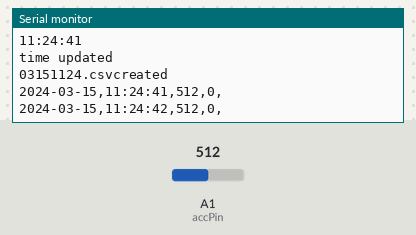
This sketch was run on a simulated Arduino MKR. Parts: the last lines printed to the serial monitor. Wiring (inferred from the names in the program): DS3231 clock at I2C address 0x68. The test bench sets the inputs (shaded band); at power-on: A1 (accPin) = 512. WiFi joins after 1.5 s; servers stay silent unless stated; the local clock reads 2024-03-15 10:24:30 at power-on unless the sketch sets it; storage starts empty.

Above: at 14.7 s.
14.8 s: A1 (accPin) set to 108
At 16.1 s:
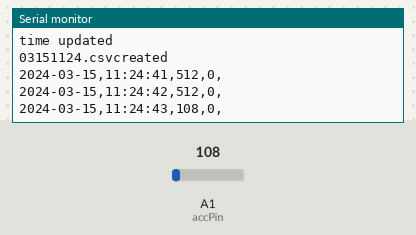
16.3 s: A1 (accPin) set to 96
At 18.1 s:
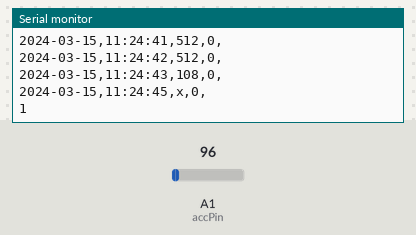
Timing chart, 0 to 19.6 s (numbered marks = the images above; inputs shaded):
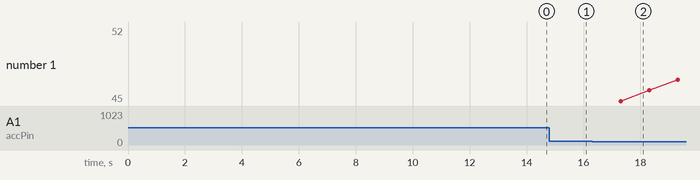

Measured:
- the behaviour switches between 101 and 100 on A1 (accPin) (found by bisection; images 1 and 2)
- after the input at 14.8 s, the serial monitor: prints a new line after 0.75 s (image 1)
- after the input at 16.3 s, the serial monitor: prints a new line after 1.0 s (image 2)

The sketch:

Data_Collector_Arduino.ino
```cpp
// This is the final code for the Arduino MKR 1010 Wifi. It collects data and sends data by connecting to a WPA2 personal Wifi network.

///////////////////WIFI and IOT CLOUD////////////////////
//This part sets up the libraries and variables for Wifi connection and Https requests
#include <WiFiNINA.h> // Necessary library
#include <WiFiUdp.h> // Necessary library
#include "arduino_secrets.h" // Contains password
char server[] = "script.google.com";
char ssid[] = SECRET_SSID;
char pass[] = SECRET_PASS;
int status = WL_IDLE_STATUS;
WiFiSSLClient client;
String CPRdata = "";
///////////////////WIFI and IOT CLOUD////////////////////

///////////////////////////RTC///////////////////////////
//This part sets up the libraries and variables for the DS3231 RTC module
#include <Wire.h>
#include <RTCZero.h>
RTCZero rtc;
#define DS3231_I2C_ADDRESS 0x68
String yearString;
String monString;
String dayString;
String hourString;
String minString;
String secString;
String dateString;
String timeString;
String dataString;
byte decToBcd(byte val) {
  return ( (val / 10 * 16) + (val % 10) );
}
byte bcdToDec(byte val) {
  return ( (val / 16 * 10) + (val % 16) );
}
///////////////////////////RTC///////////////////////////

///////////////////////////SD////////////////////////////
//This part sets up the libraries and variables for the micro SD card module
#include <SPI.h>
#include <SD.h>
String filename = "CPR_Data.csv";
String title = "Date,Timestamp,Acceleration,Rate";
String sheetname;
int SDPin = 7; // CS (chip selected) Pin to digital pin 7
int i;
int p;
int vol;
bool waited = false;
bool uploaded = true;
//bool recorded = false;
bool filenamed = false;
bool marked = false;
File sensorData;
File sdfile;
///////////////////////////SD////////////////////////////

//////////////////////////ACC////////////////////////////
//This part sets up the libraries and variables for calculate the chest compresion rate based on the ACC readings from CorPatch
int accPin = A1; // ACC pin to Analog pin 1
int acc;
int maxval;
int compressionRate;
int maxThreshold = 910; // ACC readings that are higher than this threshold count as a valid compression
int minThreshold = 875; // ACC readings that are lower than this threshold count as no compression
int pinThreshold = 100; // If ACC reading is higher than this threshold, it means CorPatch is plugged in
unsigned long t;
unsigned long t1;
unsigned long t2;
unsigned long before;
unsigned long bef;
const long interval = 400; // Chest compression rate is calculated every 400ms
const long interval2 = 2000; // If longer than 2000ms,
//////////////////////////ACC////////////////////////////

////////////////////SETUP FUNCTION///////////////////////
// This setup function only run once at the beginning when the device is turned on
void setup() {
  Wire.begin();
  Serial.begin(115200);
  SD.begin(SDPin);
  while (status != WL_CONNECTED) { // This is a while loop function, which means it only stops until the condition is not true or a 'break' is called during the loop. Here if Wifi is not conected, the function loops until Wifi is connected or 'break' is called
    Serial.print("Connecting to wifi...");
    Serial.println(ssid);
    status = WiFi.begin(ssid, pass); // Connect to Wifi with SSID and password
    delay(10000);
  }
  Serial.println("Connected");
  updatetime();
}
////////////////////SETUP FUNCTION///////////////////////

/////////////////////LOOP FUNCTION///////////////////////
// This loop function is looped as long as the device is turned on after executing the setup function
void loop() {
  if (analogRead(accPin) > pinThreshold) { // If the ACC value is higher than pinThreshold (100), it means that the CorPatch is plugged in
    acceleration(); // Calculate compression rate
    currtime(); // Get current time
    unsigned long present = millis();
    if ((present - before) > 999) { //called every 1000ms
      savedata(); // Create a new csv file, save the current time (date, time), ACC value, compression rate value to this file in the micro SD card
      before = present; // refresh timer
    }
    uploaded = false; // This file is not uploaded to Google sheet yet
    marked = false; // This saved csv file is not marked as 'END' yet
    waited = false;
  }

  else if ((analogRead(accPin) <= pinThreshold) and uploaded == false and waited == false) { //If ACC value is lower than pinThreshold (100), it means CorPatch is unplugged, and if the data is not uploaded yet, upload the data here
    i = 0;
    before = millis();
    while (i < 600) {
      if ((millis() - before) > 1000) {
        before = millis();
        i++;
        currtime();
        dataString = dateString + "," + timeString + "," + "x" + "," + "0" + ","; // Combine the whole data into one string with commas in between
        sensorData = SD.open(sheetname, FILE_WRITE); // Save the data to the file that is used to upload to Google sheets
        if (sensorData) {
          if (p < 99) { // Write the 100 lines of the dataString in one row inside the csv file, so they can be uploaded in batch later
            sensorData.print(dataString);
            p++;
          }
          else {
            sensorData.println(dataString);
            p = 0;
          }
          sensorData.close();
          Serial.println(dataString);
          Serial.println(filenamed);
        }
        else {
          Serial.println("fail to write");
        }
      }
      if (analogRead(accPin) > pinThreshold) { // If the CorPatch is plugged in again, break this loop
        break;
      }
    }
    waited = true;
    filenamed = true;
  }

  else if ((analogRead(accPin) <= pinThreshold) and uploaded == false and waited == true) {
    markend(); // Mark an 'END' string at the end of the just saved csv file
    while (status != WL_CONNECTED) { // This is a while loop function, which means it only stops until the condition is not true or a 'break' is called during the loop. Here if Wifi is not conected, the function loops until Wifi is connected or 'break' is called
      Serial.println("Connecting to wifi...");
      status = WiFi.begin(ssid, pass); // Connect to Wifi with SSID and password
      if (analogRead(accPin) > pinThreshold) { // If the CorPatch is plugged in again, break this loop
        break;
      }
      if (uploaded == true) { // If data is uploaded, break this loop
        break;
      }
    }
    Serial.println("Connected to wifi");
    readdata(); // send data to Google sheets
    updatetime();
    p = 0;
    filenamed = false;// The new file for next case is not created yet
    waited = false;
    marked = false;
  }

  else { //After uploading the data of this case, the device goes to standby mode, which does nothing until the CorPatch is plugged in again
    filenamed = false; // The new file for the next case is not created yet
    marked = false; // The new file for the next case is not marked as 'END' yet
    //Serial.println(filenamed);
  }
}
/////////////////////LOOP FUNCTION///////////////////////

/////////////////////ACCELERATION////////////////////////
//This function is is called to get current ACC value and calculate compression rate every 400ms
void acceleration() {
  acc = analogRead(accPin); // Get ACC raw value
  if (millis() - t > interval) { // Do this every 400ms
    if (acc >= maxval) { // If the ACC value is increasing
      maxval = acc; // Max ACC value is the new reading
    } else { // If the ACC value starts to decrease, which means the last maxval is the peak during this period
      if (maxval > maxThreshold) { // If the peak ACC value is bigger than maxThreshold (910)
        compressionRate = 60000 / (millis() - t); // Calculate the compression rate by dividing 60000ms by the interval between current and last time the peak value occurs
        maxval = 0; // maxval set back to 0
        t = millis(); // current time is recorded to t
      }
    }
  }
  if (millis() - t > interval2 && acc < minThreshold) { // If ACC value is smaller than minThreshold (875) for more than 2 seconds
    compressionRate = 0; // Compression rate is set as 0
  }
}
/////////////////////ACCELERATION////////////////////////

////////////////SAVE DATA TO SD CARD/////////////////////
// This function is called to save the current data to a newly created csv file in the micro SD card
void savedata() {
  if (filenamed == false) { // If a new file is not created yet for the new rescue case
    sheetname = monString + dayString + hourString + minString + ".csv"; // Create a new file by namin it with current time, this file is used to upload data to Google sheets later
    filenamed = true; // File is created for the rescue case
    Serial.println(sheetname + "created");
    sdfile = SD.open(filename, FILE_WRITE); // Open the newly created file
    if (sdfile) {
      sdfile.println(title); // Write the file title "Date,Timestamp,Acceleration,Rate" in the first row of the csv file, so here 4 columns with these 4 titles are created inside the csv file
      sdfile.close();
    }
    else {
      Serial.println("fail to write");
    }
  }
  dataString = dateString + "," + timeString + "," + String(acc) + "," + String(compressionRate) + ","; // Combine the whole data into one string with commas in between
  sensorData = SD.open(sheetname, FILE_WRITE); // Save the data to the file that is used to upload to Google sheets
  if (sensorData) {
    if (p < 99) { // Write the 100 lines of the dataString in one row inside the csv file, so they can be uploaded in batch later
      sensorData.print(dataString);
      p++;
    }
    else {
      sensorData.println(dataString);
      p = 0;
    }
    sensorData.close();
  }
  else {
    Serial.println("fail to write");
  }

  sdfile = SD.open(filename, FILE_WRITE); // Open the backup CPRData.csv file,, which contains all the historic data
  if (sdfile) {
    sdfile.println(vol);
    sdfile.println(dataString); // Write the new data into the file
    sdfile.close();
  }
  else {
    Serial.println("fail to write");
  }
  Serial.println(dataString);
}
////////////////SAVE DATA TO SD CARD/////////////////////

//////////////////MARK FILE AS END///////////////////////
//This function is used to mark an "END" string at the end of an unuploaded file, so the Arduino knows when to stop upload data
void markend() {
  if (marked == false) { // If the file is not marked
    sensorData = SD.open(sheetname, FILE_WRITE); // Open the upload file
    if (sensorData) {
      sensorData.println("\nEND\n"); // Add "END" at then end of the file
      sensorData.close();
    }
    else {
      Serial.println("fail to mark end");
    }
    sdfile = SD.open(filename, FILE_WRITE); // Open the backup CPRData.csv file
    if (sdfile) {
      sdfile.println("\nEND\n"); // Add "END" at then end of the file
      sdfile.close();
    }
    else {
      Serial.println("fail to write");
    }
    marked = true; // The file is marked
  }
}
//////////////////MARK FILE AS END///////////////////////

/////////////UPLOAD DATA TO GOOGLE SHEETS////////////////
//This function uplaods the saved csv file to the google sheets
void readdata() {
  sensorData = SD.open(sheetname); // Open the upload file
  if (sensorData) {
    while (sensorData.available()) { // During upload, this while loop only stops is the SD card module is not communicating or a break is called
      CPRdata = sensorData.readStringUntil('\n'); // Read the first line and assign it to CPRdata string, which contains 100 lines of the dataString (100s of data)
      Serial.println(CPRdata);
      if (client.connectSSL(server, 443)) {
        Serial.println("connected to server");
        client.println("GET https://script.google.com/macros/s/AKfycbxDM06hdTlMFUWGLjKmGLiaKIRJxn9GqSkoV0SwFIw6q1LOwCI/exec?CPRdata=" + CPRdata); // Attach the CPRdata string at the end of this Https address to upload data to Google sheets
        client.println("Host: script.google.com");
        client.println("Connection: close");
        client.println();
      }
      if (CPRdata == "END") { // If the CPRdata is assigned as "END", which means this is the end of the file
        uploaded = true; // Mark the file as uploaded
        break; // Get out of the while loop
      }
    }
  } else Serial.println("fail");
}
/////////////UPLOAD DATA TO GOOGLE SHEETS////////////////

///////////////////GET CURRENT TIME//////////////////////
// This function gets the current time from the DS3231 module
void readDS3231time(byte * second, byte * minute, byte * hour, byte * dayOfWeek, byte * dayOfMonth, byte * month, byte * year)
{
  Wire.beginTransmission(DS3231_I2C_ADDRESS);
  Wire.write(0); // set DS3231 register pointer to 00h
  Wire.endTransmission();
  Wire.requestFrom(DS3231_I2C_ADDRESS, 7);
  // request seven bytes of data from DS3231 starting from register 00h
  *second = bcdToDec(Wire.read() & 0x7f);
  *minute = bcdToDec(Wire.read());
  *hour = bcdToDec(Wire.read() & 0x3f);
  *dayOfWeek = bcdToDec(Wire.read());
  *dayOfMonth = bcdToDec(Wire.read());
  *month = bcdToDec(Wire.read());
  *year = bcdToDec(Wire.read());

  if (*month < 10) { // Following codes format the corresponding time unit into 2 digits
    monString = "0" + String(*month, DEC);
  } else monString = String(*month, DEC);

  if (*dayOfMonth < 10) {
    dayString = "0" + String(*dayOfMonth, DEC);
  } else dayString = String(*dayOfMonth, DEC);

  if (*minute < 10) {
    minString = "0" + String(*minute, DEC);
  } else minString = String(*minute, DEC);

  if (*second < 10) {
    secString = "0" + String(*second, DEC);
  } else secString = String(*second, DEC);
}
///////////////////GET CURRENT TIME//////////////////////

//////////FORMAT CURRENT TIME INTO A STRING//////////////
// This function combines the time data into one formatted string as "2020-02-09" and "23:04:12", for example.
void currtime()
{
  byte second, minute, hour, dayOfWeek, dayOfMonth, month, year;
  readDS3231time(&second, &minute, &hour, &dayOfWeek, &dayOfMonth, &month, &year);
  dateString = "20" + String(year, DEC) + "-" + monString + "-" + dayString;
  hourString = String(hour, DEC);
  timeString = hourString + ":" + minString + ":" + secString;
}
//////////FORMAT CURRENT TIME INTO A STRING//////////////

//////////////////////RESET TIME/////////////////////////
// This function reset the current time in the DS3231 module
void setDS3231time(byte second, byte minute, byte hour, byte dayOfWeek, byte dayOfMonth, byte month, byte year)
{
  // sets time and date data to DS3231
  Wire.beginTransmission(DS3231_I2C_ADDRESS);
  Wire.write(0); // set next input to start at the seconds register
  Wire.write(decToBcd(second)); // set seconds
  Wire.write(decToBcd(minute)); // set minutes
  Wire.write(decToBcd(hour)); // set hours
  Wire.write(decToBcd(dayOfWeek)); // set day of week (1=Sunday, 7=Saturday)
  Wire.write(decToBcd(dayOfMonth)); // set date (1 to 31)
  Wire.write(decToBcd(month)); // set month
  Wire.write(decToBcd(year)); // set year (0 to 99)
  Wire.endTransmission();
}
//////////////////////RESET TIME/////////////////////////

void updatetime() {
  rtc.begin();
  unsigned long epoch;
  while (epoch < 1603744500) {
    epoch = WiFi.getTime();
    delay(2000);
  }
  Serial.print("Epoch received: ");
  Serial.println(epoch);
  rtc.setEpoch(epoch + 3600);
  Serial.println();
  setDS3231time(rtc.getSeconds(), rtc.getMinutes(), rtc.getHours(), 6, rtc.getDay(), rtc.getMonth(), rtc.getYear()); // This function is used to synce current time
  currtime();
  Serial.println(timeString);
  Serial.println("time updated");
}
```

arduino_secrets.h
```cpp
// This file stores the SSID nad password of the Wifi network
#define SECRET_SSID "" // Put the SSID between the double quotes
#define SECRET_PASS "" //
```
